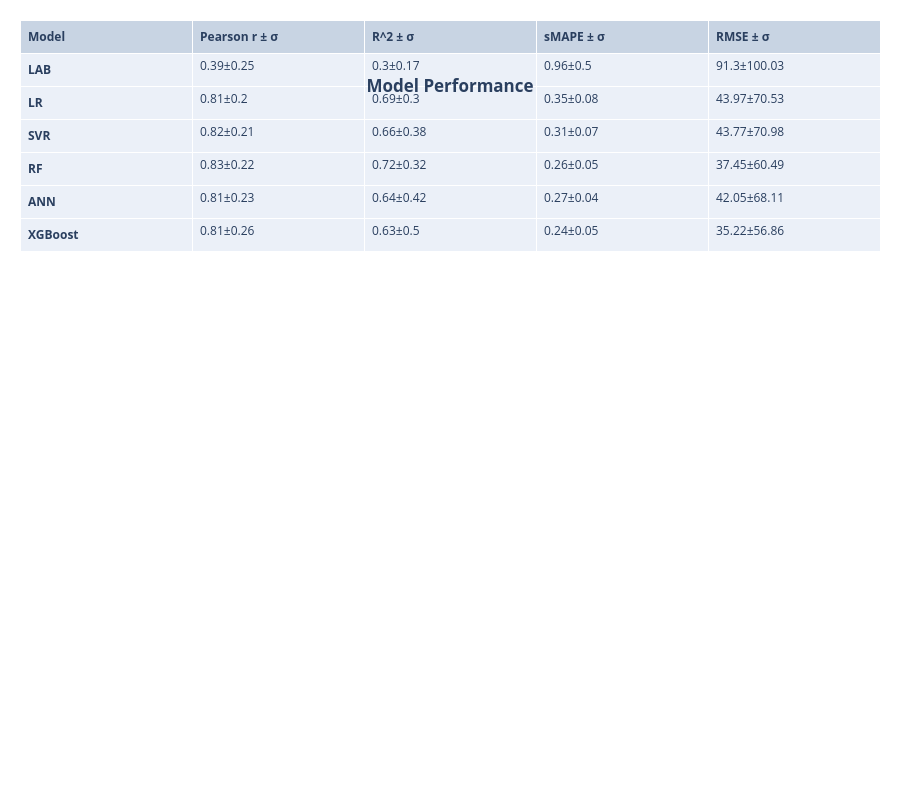

Write notebook code for a chart like this one.
### Code cell
import plotly.graph_objects as go
import pandas as pd
model=['<b>LAB</b>','<b>LR</b>','<b>SVR</b>','<b>RF</b>','<b>ANN</b>','<b>XGBoost</b>']
Pearson=[str(Pearson_lab_mean)+ '±' +str(Pearson_lab_std),str(Pearson_lr_mean)+ '±' +str(Pearson_lr_std),
         str(Pearson_svr_mean)+ '±' +str(Pearson_svr_std),str(Pearson_rf_mean)+ '±' +str(Pearson_rf_std),
         str(Pearson_ann_mean)+ '±' +str(Pearson_ann_std),str(Pearson_xgb_mean)+ '±' +str(Pearson_xgb_std)]

RMSE_lab_SO2=RMSE_lab_SO2/1.5
R2=[str(R2_lab_mean)+ '±' +str(R2_lab_std),str(R2_lr_mean)+ '±' +str(R2_lr_std),
    str(R2_svr_mean)+ '±' +str(R2_svr_std),str(R2_rf_mean)+ '±' +str(R2_rf_std),
    str(R2_ann_mean)+ '±' +str(R2_ann_std),str(R2_xgb_mean)+ '±' +str(R2_xgb_std)]



RMSE=[str(RMSE_lab_mean)+ '±' +str(RMSE_lab_std),str(RMSE_lr_mean)+ '±' +str(RMSE_lr_std),
      str(RMSE_svr_mean)+ '±' +str(RMSE_svr_std),str(RMSE_rf_mean)+ '±' +str(RMSE_rf_std),
     str(RMSE_ann_mean)+ '±' +str(RMSE_ann_std),str(RMSE_xgb_mean)+ '±' +str(RMSE_xgb_std)]


sMAPE=[str(sMAPE_lab_mean)+ '±' +str(sMAPE_lab_std),str(sMAPE_lr_mean)+ '±' +str(sMAPE_lr_std),
       str(sMAPE_svr_mean)+ '±' +str(sMAPE_svr_std),str(sMAPE_rf_mean)+ '±' +str(sMAPE_rf_std),
       str(sMAPE_ann_mean)+ '±' +str(sMAPE_ann_std),str(sMAPE_xgb_mean)+ '±' +str(sMAPE_xgb_std)]

fig = go.Figure(data=[go.Table(
    header=dict(values=['<b>Model</b>','<b>Pearson r ± σ</b>','<b>R^2 ± σ</b> ','<b>sMAPE ± σ</b>','<b>RMSE ± σ</b>'],
                #fill_color='paleturquoise',
                align='left'),
    cells=dict(values=[model,Pearson,R2,sMAPE,RMSE ],
               #fill_color='lavender',
               align='left'))
   ])
fig.update_layout(
title={'text': "<b>Model Performance</b>",
        'y':0.9,
        'x':0.5,
        'xanchor': 'center',
        'yanchor': 'top'},
width=900,
height=800,margin=dict(l=20, r=20, t=20, b=20)

)
fig.show()
chart_studio.plotly.sign_in('vinylango', 'gybbJVWfRSUoTcRRSa6J')
chart_studio.plotly.image.save_as(fig, filename='models_performance_O3.png')
Image('models_performance_O3.png')

### Figure 1 — Plotly figure (JSON) as saved in the notebook; plotly's stock layout.template omitted (floating-point values rounded to 4 significant figures)
{"data": [{"cells": {"align": "left", "values": [["<b>LAB</b>", "<b>LR</b>", "<b>SVR</b>", "<b>RF</b>", "<b>ANN</b>", "<b>XGBoost</b>"], ["0.39±0.25", "0.81±0.2", "0.82±0.21", "0.83±0.22", "0.81±0.23", "0.81±0.26"], ["0.3±0.17", "0.69±0.3", "0.66±0.38", "0.72±0.32", "0.64±0.42", "0.63±0.5"], ["0.96±0.5", "0.35±0.08", "0.31±0.07", "0.26±0.05", "0.27±0.04", "0.24±0.05"], ["91.3±100.03", "43.97±70.53", "43.77±70.98", "37.45±60.49", "42.05±68.11", "35.22±56.86"]]}, "header": {"align": "left", "values": ["<b>Model</b>", "<b>Pearson r ± σ</b>", "<b>R^2 ± σ</b> ", "<b>sMAPE ± σ</b>", "<b>RMSE ± σ</b>"]}, "type": "table"}], "layout": {"height": 800, "margin": {"b": 20, "l": 20, "r": 20, "t": 20}, "title": {"text": "<b>Model Performance</b>", "x": 0.5, "xanchor": "center", "y": 0.9, "yanchor": "top"}, "width": 900}}
